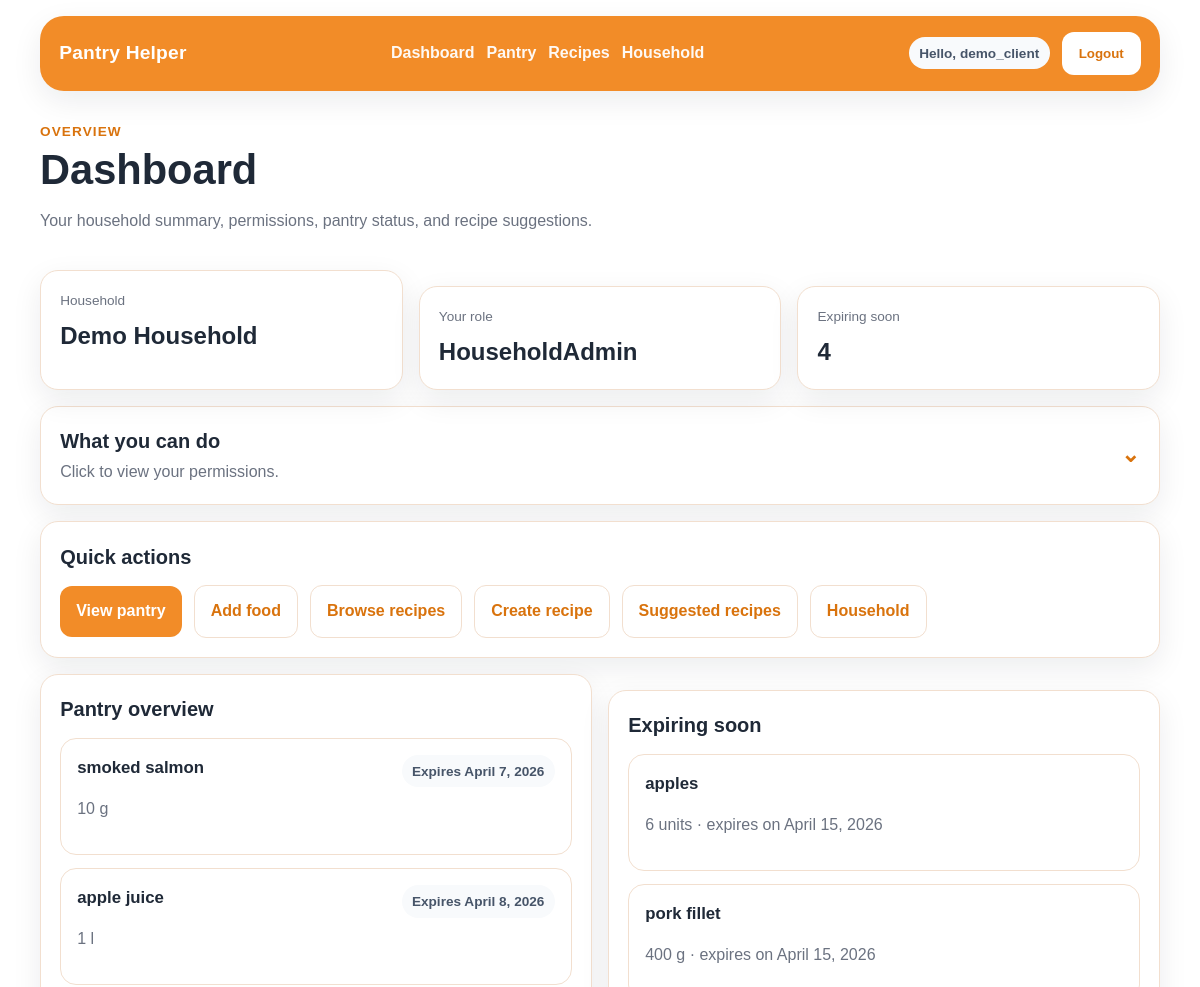
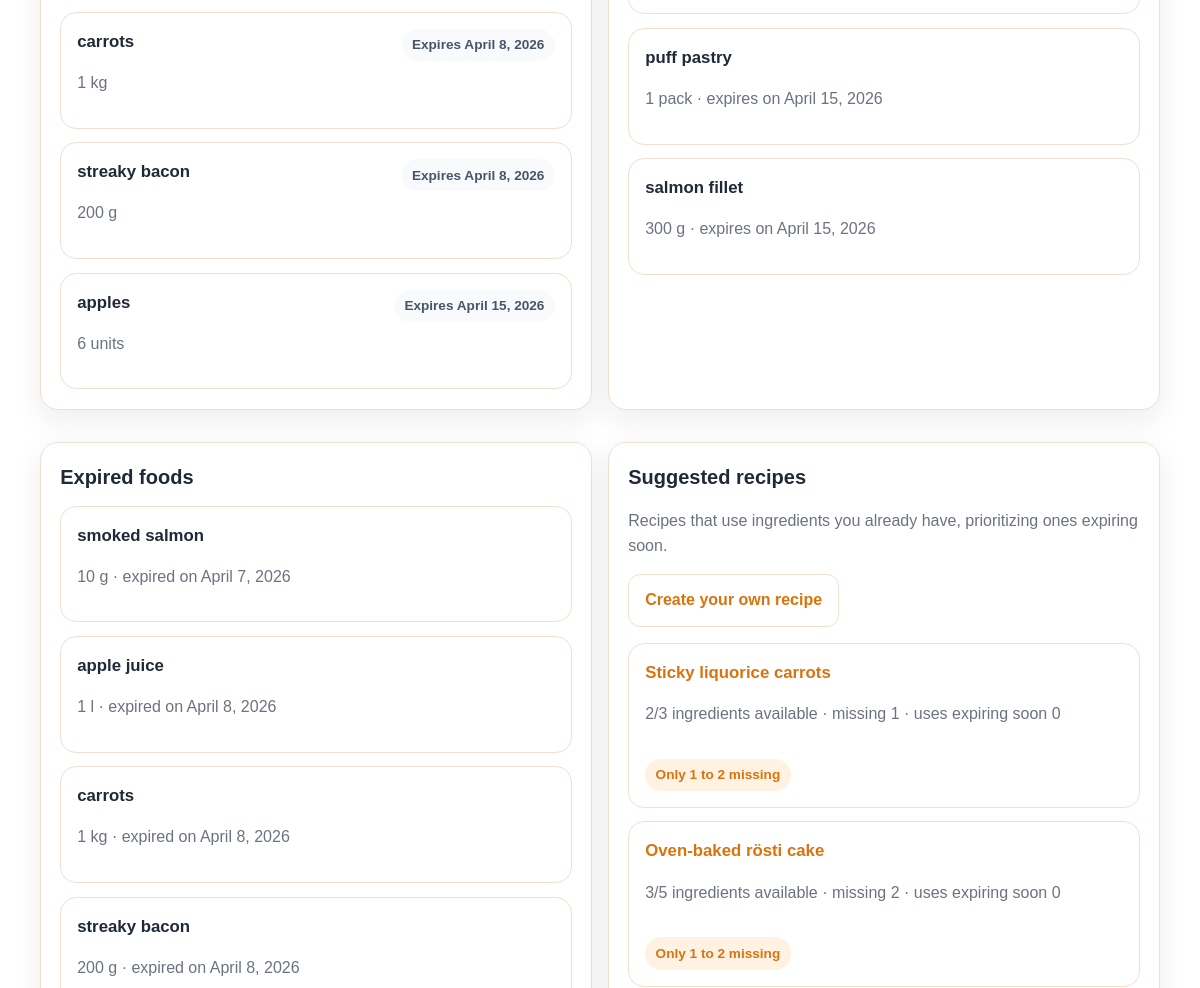
Before: /dashboard/ (signed in, upper part) with the older database file (2 pictures, top to bottom).
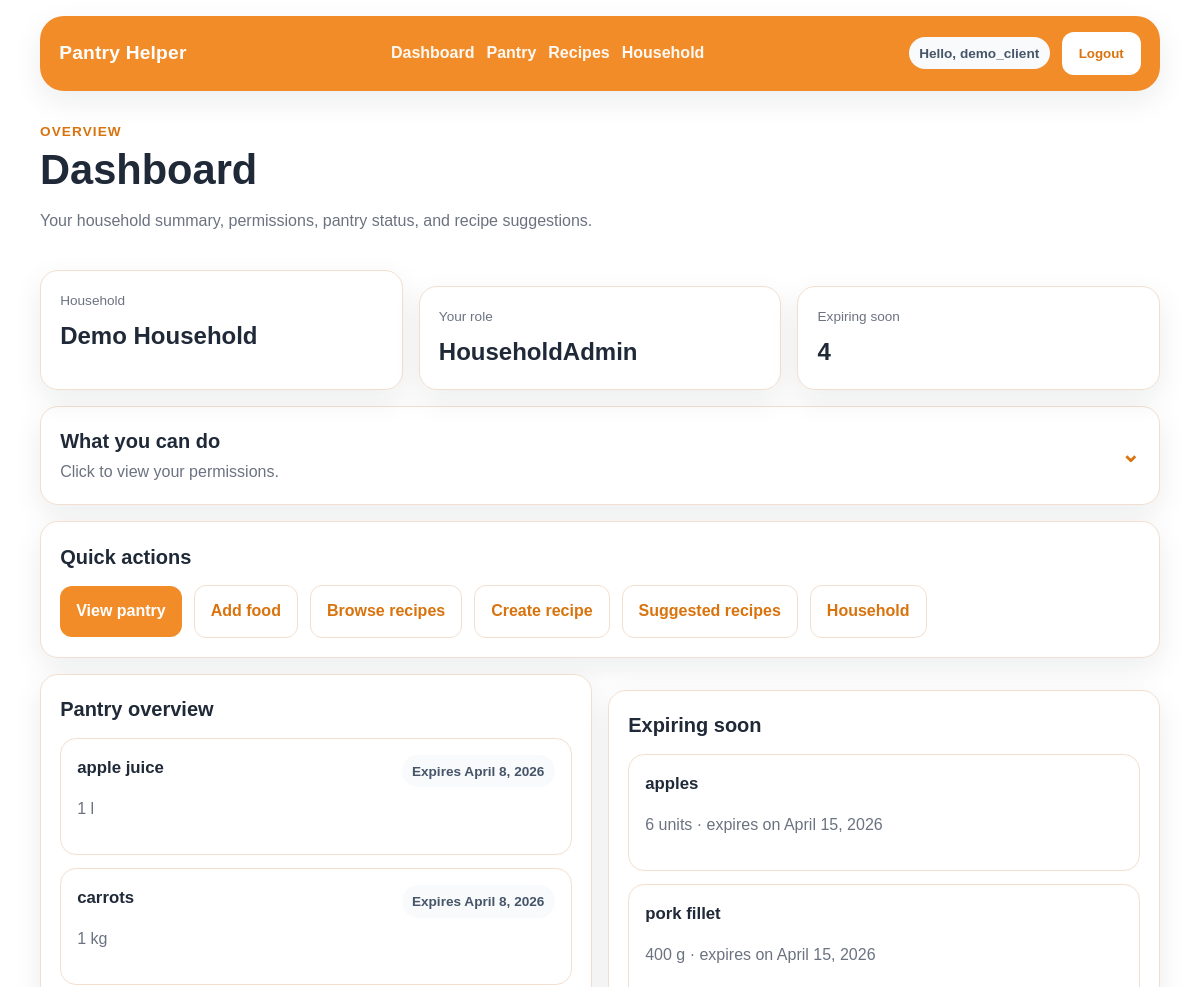
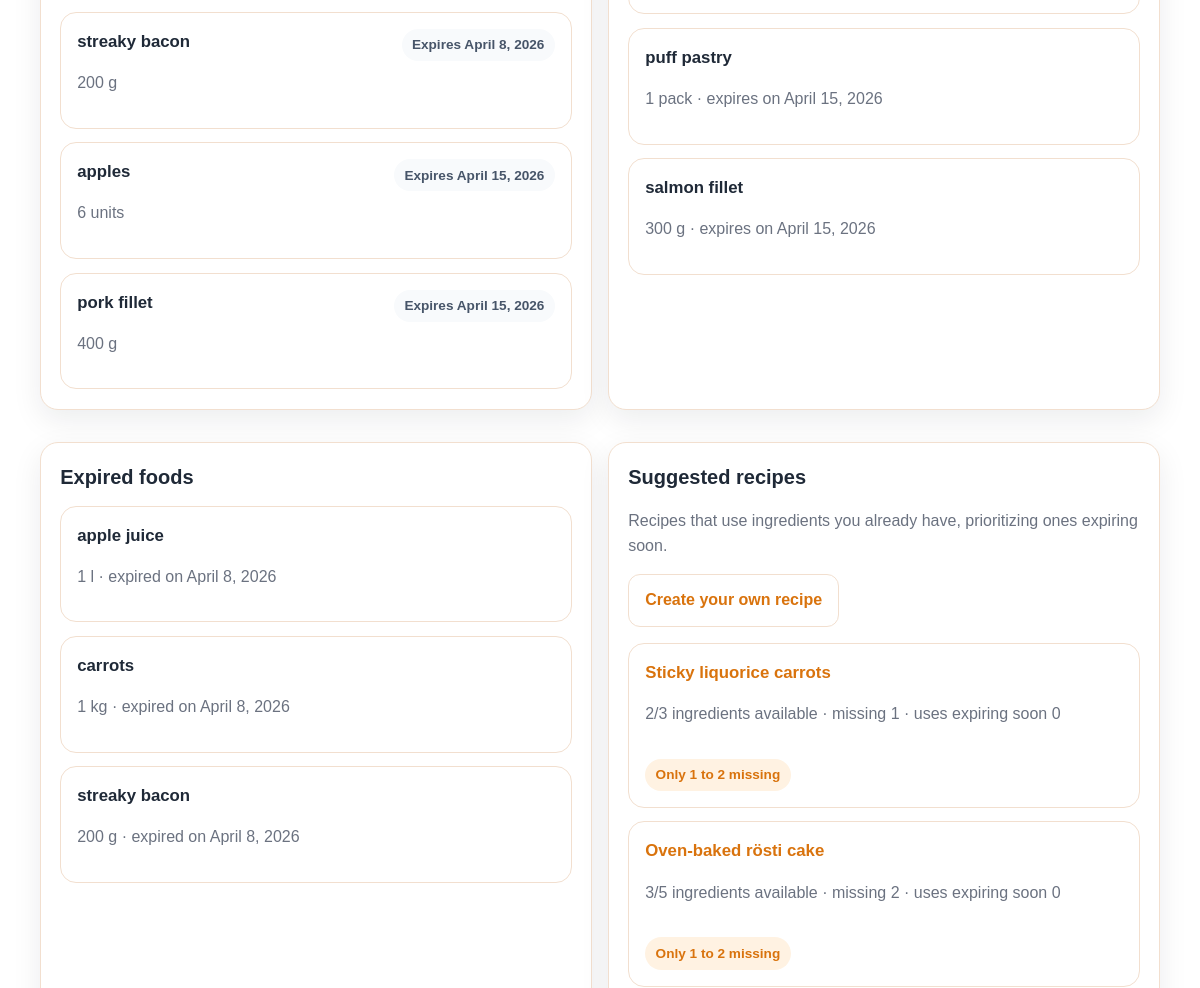
After: the same page with the newer database file (2 pictures, top to bottom).
### app/models.py (models this page shows, shortened)
class Food(models.Model):
    LOCATION_CHOICES = [
        ('FRIDGE', 'Fridge'),
        ('FREEZER', 'Freezer'),
        ('PANTRY', 'Pantry'),
    ]
    household = models.ForeignKey(
        Household,
        on_delete=models.CASCADE,
        related_name='foods'
    )
    ingredient = models.ForeignKey(
        Ingredient,
        on_delete=models.CASCADE,
        related_name='foods'
    )
    quantity = models.IntegerField(default=0)
    unit = models.CharField(
        max_length=20,
        choices=Unit.choices,
        default=Unit.UNITS,
    )
    location = models.CharField(
        max_length=20,
        choices=LOCATION_CHOICES,
        default='PANTRY')
    expiry_date = models.DateField(null=True, blank=True)
    notes = models.TextField(blank=True)
    added_by = models.ForeignKey(
        User,
        on_delete=models.SET_NULL,
        null=True,
        blank=True,
        related_name='added_foods'
    )
    class Meta:
        ordering = ['expiry_date', 'ingredient__name']
        permissions = [
            ('mark_food_consumed', 'Can mark a food item as consumed'),
            ('mark_food_wasted', 'Can mark a food item as wasted'),
        ]

class Ingredient(models.Model):
    name = models.CharField(max_length=120)
    category = models.ForeignKey(
        Category,
        on_delete=models.SET_NULL,
        null=True,
        blank=True,
        related_name='ingredients'
    )
    class Meta:
        ordering = ['name']

class Recipe(models.Model):
    household = models.ForeignKey(
        Household,
        on_delete=models.CASCADE,
        related_name='recipes',
        null=True,
        blank=True
    )
    created_by = models.ForeignKey(
        User,
        on_delete=models.SET_NULL,
        null=True,
        blank=True,
        related_name='created_recipes'
    )
    name = models.CharField(max_length=200)
    author = models.CharField(max_length=120, blank=True)
    source_url = models.URLField(blank=True)
    source_site = models.CharField(max_length=100, blank=True)
    is_preloaded = models.BooleanField(default=False)
    ingredients = models.ManyToManyField(
        Ingredient,
        through='RecipeIngredient',
        related_name='recipes'
    )
    class Meta:
        ordering = ['name']
        permissions = [
            ('view_suggested_recipes', 'Can view suggested recipes'),
        ]

### app/views.py (the view)
# urls.py: path('dashboard/', views.dashboard, name='dashboard'),
@login_required
def dashboard(request):
    membership = get_membership(request.user)
    role = get_user_role(request.user)
    foods = []
    expiring_foods = []
    expired_foods = []
    recipe_suggestions = []
    top_wasted_ingredients = []
    if membership:
        today = timezone.localdate()
        expiring_limit = today + timedelta(days=7)
        foods = _ordered_foods_queryset(
            Food.objects.filter(
                household=membership.household,
                quantity__gte=1,
            ).select_related('ingredient')
        )[:5]
        expiring_foods = (
            Food.objects.filter(
                household=membership.household,
                quantity__gte=1,
                expiry_date__isnull=False,
                expiry_date__gte=today,
                expiry_date__lte=expiring_limit,
            )
            .select_related('ingredient')
            .order_by('expiry_date', 'ingredient__name')[:5]
        )
        expired_foods = (
            Food.objects.filter(
                household=membership.household,
                quantity__gte=1,
                expiry_date__isnull=False,
                expiry_date__lt=today,
            )
            .select_related('ingredient')
            .order_by('expiry_date', 'ingredient__name')[:5]
        )
        recipe_suggestions = _build_recipe_suggestions(
            membership.household,
            limit=5,
            dashboard_priority=True,
        )
        if request.user.has_perm('app.view_wastelog'):
            top_wasted_ingredients = (
                WasteLog.objects.filter(household=membership.household)
                .values('ingredient__name', 'unit')
                .annotate(total_wasted=Sum('quantity'))
                .order_by('-total_wasted', 'ingredient__name', 'unit')[:5]
            )
    tparams = {
        'membership': membership,
        'role': role,
        'foods': foods,
        'expiring_foods': expiring_foods,
        'expired_foods': expired_foods,
        'recipe_suggestions': recipe_suggestions,
        'top_wasted_ingredients': top_wasted_ingredients,
    }
    return render(request, 'app/dashboard.html', tparams)

### app/utils.py (called while the page is built)
def get_user_role(user):
    if not user.is_authenticated:
        return None
    group = user.groups.filter(name__in=ROLE_GROUPS).first()
    return group.name if group else None

def get_membership(user):
    return getattr(user, 'household_member', None)

### app/views.py (called while the page is built)
def _get_available_foods_for_household(household):
    return Food.objects.select_related('ingredient').filter(
        household=household,
        quantity__gte=1,
    )

def _ordered_foods_queryset(queryset):
    return queryset.annotate(
        expiry_sort_bucket=Case(
            When(expiry_date__isnull=True, then=Value(1)),
            default=Value(0),
            output_field=IntegerField(),
        )
    ).order_by('expiry_sort_bucket', 'expiry_date', 'ingredient__name')

### app/templates/app/dashboard.html (shortened to what the changed rows need)
{% extends "base.html" %}
{% block content %}
<div class="page-header">
    <div>
        <h1>Dashboard</h1>
    </div>
</div>
{% if role %}
    <details class="card collapsible-card" style="margin-top: 1rem;">
        <summary class="collapsible-summary">
            <div>
                <h2>What you can do</h2>
            </div>
        </summary>
    </details>
{% endif %}
<section class="card" style="margin-top: 1rem;">
    <h2>Quick actions</h2>
</section>
<div class="dashboard-grid" style="margin-top: 1rem;">
    <section class="card">
        <h2>Pantry overview</h2>
        <div class="list-stack">
            {% for food in foods %}
                <div class="list-row">
                    <div class="list-row-head">
                        <div>
                            <h3>{{ food.ingredient.name }}</h3>
                            <p class="muted">{{ food.quantity }} {{ food.unit }}</p>
                        </div>
                        <span class="tag tag-muted">
                            {% if food.expiry_date %}
                                Expires {{ food.expiry_date }}
                            {% else %}
                                No date
                            {% endif %}
                        </span>
                    </div>
                </div>
            {% empty %}
                <div class="empty-state">
                    <p class="muted">No foods yet.</p>
                </div>
            {% endfor %}
        </div>
    </section>
    <section class="card">
        <h2>Expiring soon</h2>
        <div class="list-stack">
            {% for food in expiring_foods %}
                <div class="list-row">
                    <h3>{{ food.ingredient.name }}</h3>
                    <p class="muted">{{ food.quantity }} {{ food.unit }} · expires on {{ food.expiry_date }}</p>
                </div>
            {% empty %}
                <div class="empty-state">
                    <p class="muted">No foods are expiring in the next 7 days.</p>
                </div>
            {% endfor %}
        </div>
    </section>
    <section class="card">
        <h2>Expired foods</h2>
        <div class="list-stack">
            {% for food in expired_foods %}
                <div class="list-row">
                    <h3>{{ food.ingredient.name }}</h3>
                    <p class="muted">{{ food.quantity }} {{ food.unit }} · expired on {{ food.expiry_date }}</p>
                </div>
            {% empty %}
                <div class="empty-state">
                    <p class="muted">No expired foods.</p>
                </div>
            {% endfor %}
        </div>
    </section>
    {% if perms.app.view_suggested_recipes %}
        <section class="card">
            <h2>Suggested recipes</h2>
            <div class="list-stack">
                {% for item in recipe_suggestions %}
                    <div class="list-row">
                        <div class="list-row-head">
                            <div>
                                <h3>
                                    <a href="{% url 'app:recipe_detail' item.recipe.id %}">{{ item.recipe.name }}</a>
                                </h3>
                                <p class="muted">
                                    {{ item.matched_count }}/{{ item.total_count }} ingredients available ·
                                    missing {{ item.missing_count }} ·
                                    uses expiring soon {{ item.expiring_match_count }}
                                </p>
                            </div>
                            <div class="tag-row">
                                {% if item.can_make_now %}
                                    <span class="tag tag-success">You can make this now</span>
                                {% elif item.almost_make_now %}
                                    <span class="tag">Only 1 to 2 missing</span>
                                {% endif %}
                            </div>
                        </div>
                    </div>
                {% empty %}
                    <div class="empty-state">
                        <p class="muted">No recipe suggestions yet.</p>
                    </div>
                {% endfor %}
            </div>
        </section>
    {% endif %}
</div>
{% endblock %}

Changed rows visible on the page:
removed Food: ingredient.name "smoked salmon", quantity "10", unit "g", expiry_date "April 7, 2026"
now on one of the page's lists (row unchanged): Food: ingredient.name "pork fillet", quantity "400", unit "g", expiry_date "April 15, 2026"
